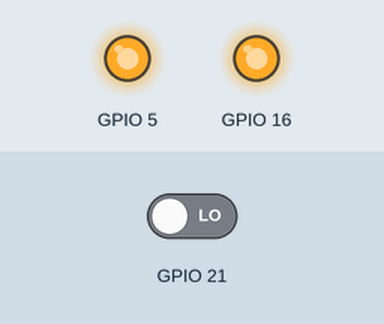
Recording of a program running on a simulated ESP32. Parts: output pins drawn as LEDs (lit = HIGH). The inputs (shaded band) are chosen by the test bench; at power-on: GPIO 21 LOW. What the program prints to the serial monitor is not drawn.

Above: at 0.1 s.
Timing chart, 0 to 1.6 s (numbered marks = the images above):
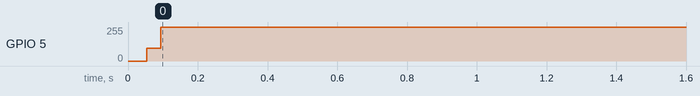

Measured:
- by itself, GPIO 5: 0/255 → 255/255 at 0.05 s

The program:

main.cpp
```cpp
#include <Arduino.h>
#include <HardwareSerial.h>
#include <SPI.h>

#include <sx1280.h>

#define BUSY 21
#define NRESET 16
// #define NSS 17

void setup()
{
  Serial.begin(115200);
  // using already existing spi
  SPI.begin();
  SX1280 sx1280_1(SPI, SS, NRESET, BUSY);

  // creating new spi
  // uint8_t buf[1] = {0x01};
  // WriteCommand(0xF0, buf, sizeof(buf));
  // sx1280_1.WriteCommand(0x80, buf, 1);

  // init procedure
  Serial.println("SET STANDBY");
  sx1280_1.SetStandby();

  // set packet type
  Serial.println("SET PACKET TYPE");
  sx1280_1.SetPacketType(PACKET_TYPE_GFSK);
  Serial.println(sx1280_1.GetPacketType());

  Serial.println("SET RF FREQUENCY");
  std::vector<uint8_t> freq = {0xb8, 0x9D, 0x89}; // sequence for 2.4Ghz
  sx1280_1.SetRfFrequency(freq.data(), freq.size());

  Serial.println("SET BUFFER ADDRESSES");
  sx1280_1.SetBufferBaseAddress(0, 0);

  Serial.println("GET RX BUF STATUS");
  std::vector<uint8_t> buf = {0, 0};
  sx1280_1.getRXBufferStatus(buf.data(), buf.size());
  Serial.printf("payload length: %d, rxStartpointer: %d", buf[0], buf[1]);

  /*
  thoughts on usability
  - use already existing spi or create new one in class
  - if using multiple devices use existing one and specify different SS pin
  */

}

void loop()
{

}
```
